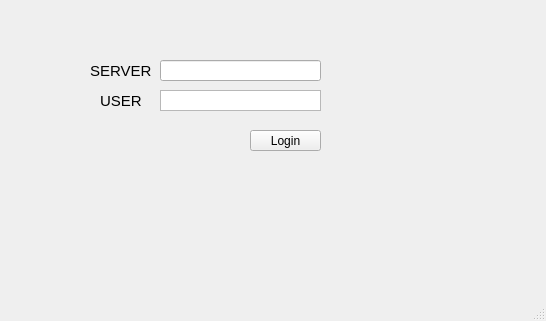
<?xml version="1.0" encoding="UTF-8"?>
<ui version="4.0">
 <class>MainWindow</class>
 <widget class="QMainWindow" name="MainWindow">
  <property name="geometry">
   <rect>
    <x>0</x>
    <y>0</y>
    <width>546</width>
    <height>321</height>
   </rect>
  </property>
  <property name="windowTitle">
   <string>MainWindow</string>
  </property>
  <widget class="QWidget" name="centralwidget">
   <widget class="QPushButton" name="pushButton">
    <property name="geometry">
     <rect>
      <x>250</x>
      <y>130</y>
      <width>71</width>
      <height>21</height>
     </rect>
    </property>
    <property name="text">
     <string>Login</string>
    </property>
   </widget>
   <widget class="QLabel" name="label">
    <property name="geometry">
     <rect>
      <x>90</x>
      <y>60</y>
      <width>71</width>
      <height>21</height>
     </rect>
    </property>
    <property name="font">
     <font>
      <pointsize>11</pointsize>
     </font>
    </property>
    <property name="text">
     <string>SERVER</string>
    </property>
   </widget>
   <widget class="QLabel" name="label_2">
    <property name="geometry">
     <rect>
      <x>100</x>
      <y>90</y>
      <width>41</width>
      <height>21</height>
     </rect>
    </property>
    <property name="font">
     <font>
      <pointsize>11</pointsize>
     </font>
    </property>
    <property name="text">
     <string>USER</string>
    </property>
   </widget>
   <widget class="QPlainTextEdit" name="plainTextEdit_2">
    <property name="geometry">
     <rect>
      <x>160</x>
      <y>90</y>
      <width>161</width>
      <height>21</height>
     </rect>
    </property>
    <property name="verticalScrollBarPolicy">
     <enum>Qt::ScrollBarAlwaysOff</enum>
    </property>
    <property name="horizontalScrollBarPolicy">
     <enum>Qt::ScrollBarAsNeeded</enum>
    </property>
   </widget>
   <widget class="QLineEdit" name="serverLineEdit">
    <property name="geometry">
     <rect>
      <x>160</x>
      <y>60</y>
      <width>161</width>
      <height>21</height>
     </rect>
    </property>
   </widget>
  </widget>
  <widget class="QMenuBar" name="menubar">
   <property name="geometry">
    <rect>
     <x>0</x>
     <y>0</y>
     <width>546</width>
     <height>21</height>
    </rect>
   </property>
  </widget>
  <widget class="QStatusBar" name="statusbar"/>
 </widget>
 <resources/>
 <connections/>
</ui>
